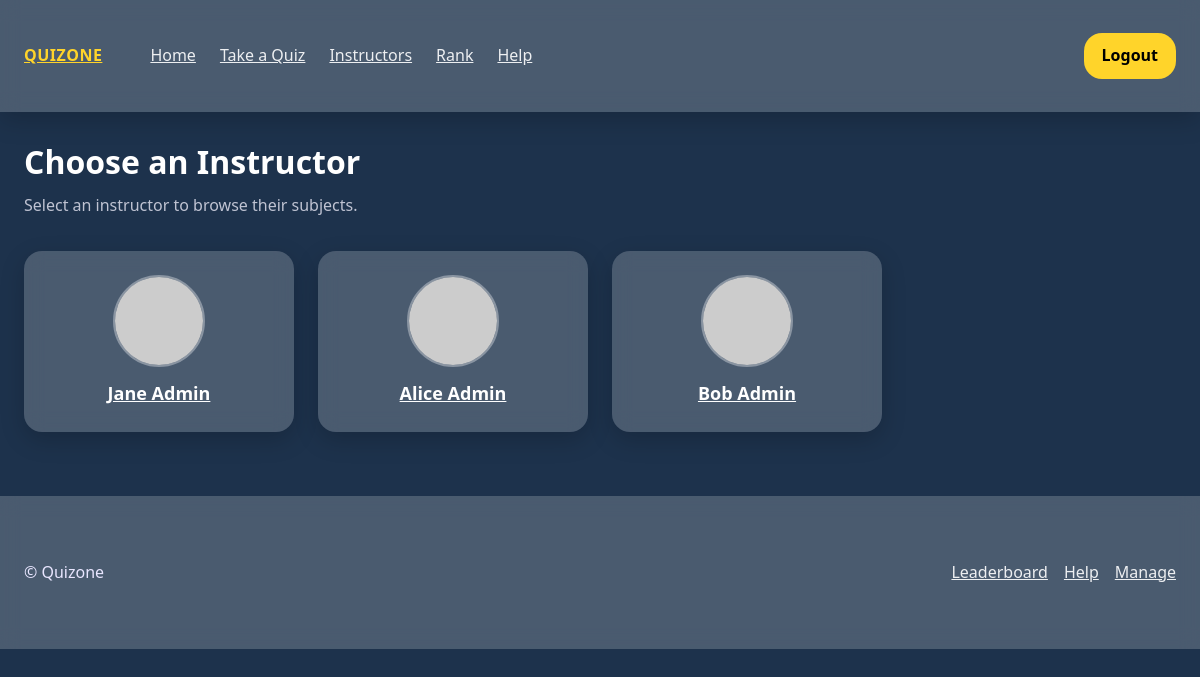
/?route=instructors (signed in), run on the app's committed database.
### tables this page shows
CREATE TABLE users (
  id INT AUTO_INCREMENT PRIMARY KEY,
  email VARCHAR(250) NOT NULL UNIQUE,
  password_hash VARCHAR(250) NOT NULL,
  is_admin TINYINT DEFAULT 0,
  username VARCHAR(250) NOT NULL,
  first_name VARCHAR(250),
  last_name VARCHAR(250)
);

### app/controllers/InstructorController.php (called while the page is built)
<?php
require_once __DIR__ . '/../core/Controller.php';
class InstructorController extends Controller
{
    public function showInstructors()
    {
        $userModel = $this->model('User');
        $instructors = $userModel->getInstructors();
        $this->view('instructors', [
            'instructors' => $instructors,
            'pageTitle' => "Instructors",
            'pageCSS' => "/quiz_app/assets/css/instructors.css"
        ]);
    }
}
?>

### app/config/database.php (called while the page is built, shortened)
<?php
  function getDBConnection() {
    $servername = 'localhost';
    $username = 'root';
    $password = '';
    $dbname = 'quiz';
    $port = 3308;
    $conn = new mysqli($servername, $username, $password, $dbname, $port);
    return $conn;
  }
?>

### app/models/User.php (called while the page is built, shortened)
<?php
require_once __DIR__ . '/../config/database.php';
class User
{
    private $conn;
    public function __construct()
    {
        $this->conn = getDBConnection();
    }
    public function getInstructors()
    {
        $sql = "SELECT id, first_name, last_name FROM users WHERE is_admin = 1";
        $result = $this->conn->query($sql);
        return $result->fetch_all(MYSQLI_ASSOC);
    }
}

### app/views/instructors.php (the view, shortened to what this page needs)
<?php
$pageCSS = "/quiz_app/assets/css/instructor.css";
include 'app/views/layouts/header.php';
?>
<section class="container">
    <h1 class="page-title">Choose an Instructor</h1>
    <p class="sub">Select an instructor to browse their subjects.</p>
    <div class="instructor-grid">
        <?php foreach ($instructors as $instructor): ?>
            <a
              class="instructor-card glass"
              href="/quiz_app/?route=subjects&instructor_id=<?= (int)$instructor['id'] ?>"
            >
                <div class="avatar">
                    <img src="https://api.dicebear.com/7.x/initials/svg?seed=<?= urlencode($instructor['first_name']) ?>" alt="avatar">
                </div>
                <strong class="name">
                    <?= htmlspecialchars($instructor['first_name'] . " " . $instructor['last_name']) ?>
                </strong>
            </a>
        <?php endforeach; ?>
    </div>
</section>
<?php include 'app/views/layouts/footer.php'; ?>

### index.php (shortened to what this page needs)
<?php
require_once __DIR__ . '/app/core/Controller.php';
$route = $_GET['route'] ?? 'home';
switch ($route) {
    case 'instructors':
        require_once __DIR__ . '/app/controllers/InstructorController.php';
        $controller = new InstructorController();
        $controller->showInstructors();
        break;
}

### app/core/Controller.php (shortened to what this page needs)
<?php
class Controller {
    protected function view(string $view, array $data = [])
    {
        $file = __DIR__ . '/../views/' . $view . '.php';
        if (file_exists($file)) {
            require $file;
        } else {
            throw new Exception("View '{$view}' not found in /views/");
        }
    }
    protected function model(string $model)
    {
        $file = __DIR__ . '/../models/' . $model . '.php';
        if (file_exists($file)) {
            if (class_exists($model)) {
                return new $model();
            }
            throw new Exception("Model class '{$model}' not found inside {$model}.php");
        }
        throw new Exception("Model file '{$model}.php' not found in /models/");
    }
}
?>

### app/views/layouts/header.php (shortened to what this page needs)
<?php
  $isLoggedIn = !empty($_SESSION['user_id']);
  $isAdmin = $_SESSION['is_admin'] ?? null;
?>
<!DOCTYPE html>
<html lang="en">
  <head>
    <link rel="stylesheet" href="/quiz_app/assets/css/style.css" />
    <?php if (!empty($pageCSS)): ?>
      <link rel="stylesheet" href="<?= htmlspecialchars($pageCSS) ?>">
    <?php endif; ?>
  </head>
  <body>
    <header>
      <div class="container">
        <div class="nav">
          <a class="logo" href="/quiz_app/?route=home">QUIZONE</a>
          <nav class="nav-links" aria-label="Primary">
            <a href="/quiz_app/?route=home">Home</a>
            <?php if ($isLoggedIn && !$isAdmin): ?>
              <a href="/quiz_app/?route=quizzes">Take a Quiz</a>
            <?php endif; ?>
            <?php if ($isLoggedIn && !$isAdmin): ?>
              <a href="/quiz_app/?route=instructors">Instructors</a>
            <?php endif; ?>
            <a href="/quiz_app/?route=rank">Rank</a>
            <a href="/quiz_app/?route=help">Help</a>
          </nav>
          <div class="nav-right">
            <?php if (!$isLoggedIn): ?>
              <a class="btn btn-ghost" href="/quiz_app/?route=login">Log in</a>
              <a class="btn btn-primary" href="/quiz_app/?route=register">Sign up</a>
            <?php else: ?>
              <a class="btn btn-primary" href="/quiz_app/?route=logout">Logout</a>
            <?php endif; ?>
          </div>
        </div>
      </div>
    </header>

### app/views/layouts/footer.php (shortened to what this page needs)
    <footer>
      <div class="container">
        <div class="footer-content">
          <div>© <span id="y"></span> Quizone</div>
          <div style="display: flex; gap: 16px">
            <a href="/quiz_app/?route=rank">Leaderboard</a>
            <a href="/quiz_app/?route=help">Help</a>
            <a href="/quiz_app/?route=manage">Manage</a>
          </div>
        </div>
      </div>
    </footer>
  </body>
</html>

### assets/css/style.css (style rules this page uses)
:root { --bg: #1d324c; --glass: rgba(208, 208, 208, 0.18); --text: #f1f1f1; --muted: #c8ccd8; --primary: #d9d9d9; --accent: #ffd42a; --card: #ffffff; --radius: 16px; --shadow: 0 10px 28px rgba(34, 25, 80, 0.2); --container: 1200px; --space-xs: 4px; --space-sm: 8px; --space-md: 16px; --space-lg: 24px; --space-xl: 40px; }
* { box-sizing: border-box; margin: 0; padding: 0; }
html, body { height: 100%; }
body { margin: 0; font: 16px/1.6 system-ui, Segoe UI, Roboto, sans-serif; color: var(--text); background: var(--bg); }
p { margin-bottom: var(--space-md); }
header { position: sticky; top: 0; z-index: 50; background: var(--glass); backdrop-filter: blur(10px); color: #fff; box-shadow: var(--shadow); }
.nav { display: flex; align-items: center; gap: var(--space-lg); min-height: 64px; }
.logo { font-weight: 900; letter-spacing: 0.5px; color: var(--accent); }
.nav-links { display: flex; gap: var(--space-lg); margin-left: var(--space-lg); }
.nav-links a { color: #fff; opacity: 0.9; transition: 0.2s; }
.nav-right { display: flex; gap: var(--space-md); margin-left: auto; }
.btn { padding: 10px 18px; border-radius: var(--radius); font-weight: 600; text-decoration: none; display: inline-block; transition: 0.2s ease; }
.btn-primary { background: var(--accent); color: #000; }
.container { max-width: var(--container); margin: 0 auto; padding: var(--space-lg); }
footer { padding: var(--space-xl) 0; color: #e9e6ff; background: var(--glass); margin-top: var(--space-xl); backdrop-filter: blur(10px); }
.footer-content { display: flex; justify-content: space-between; align-items: center; }
footer a { color: #fff; opacity: 0.9; transition: 0.2s; }

### assets/css/instructor.css (style rules this page uses)
:root { --glass: rgba(255, 255, 255, 0.2); --radius: 18px; --shadow: 0 8px 24px rgba(0, 0, 0, 0.18); --accent: #ffd42a; --muted: #bfc3d2; }
.page-title { font-size: 32px; margin-bottom: 6px; color: #fff; }
.sub { color: var(--muted); margin-bottom: 32px; }
.instructor-grid { display: grid; grid-template-columns: repeat(auto-fill, minmax(220px, 1fr)); gap: 24px; margin-top: 20px; }
.instructor-card { background: var(--glass); backdrop-filter: blur(10px); border-radius: var(--radius); padding: 24px; text-align: center; box-shadow: var(--shadow); transition: transform 0.2s ease; color: #fff; }
.avatar { width: 92px; height: 92px; border-radius: 50%; overflow: hidden; margin: 0 auto 12px; border: 2px solid rgba(255, 255, 255, 0.35); }
.avatar img { width: 100%; height: 100%; object-fit: cover; }
.name { font-weight: 600; font-size: 18px; color: #fff; }

### data on the page
users: first_name+last_name "Jane Admin"
users: first_name+last_name "Alice Admin"
users: first_name+last_name "Bob Admin"
